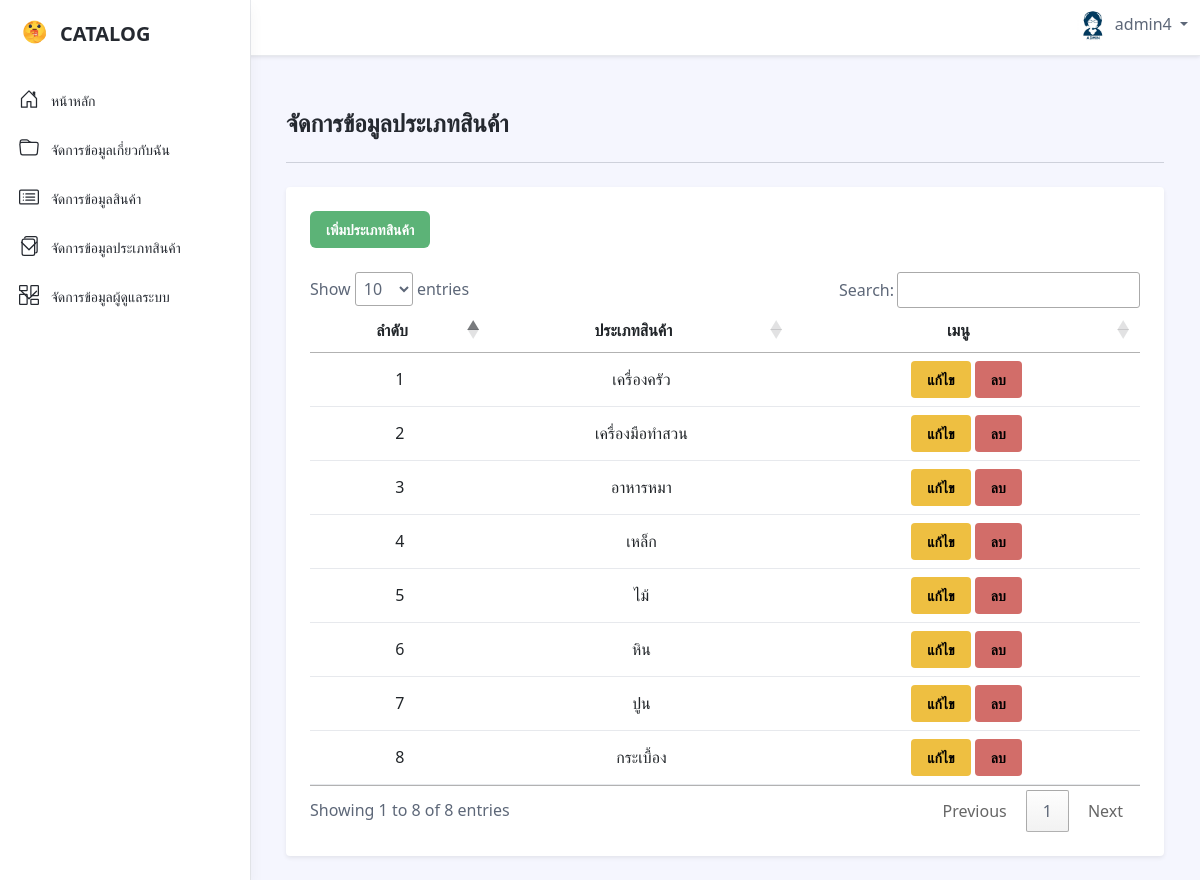
/admin/index.php?page=producttype (signed in), run on the app's committed database.
### tables this page shows
CREATE TABLE `tb_type_product` (
  `id` int(11) NOT NULL,
  `title` varchar(200) NOT NULL,
  `created_datetime` timestamp NOT NULL DEFAULT current_timestamp()
);

### admin/producttype/index.php (the view, shortened to what this page needs)
<?php
	$sql = "select * from tb_type_product";
	$query = mysqli_query($connection,$sql);
?>
<h1 class="app-page-title"><br>จัดการข้อมูลประเภทสินค้า</br></h1>
				<hr class="mb-4">
                <div class="row g-4 settings-section">
	                <div class="col-12 col-md-12">
		                <div class="app-card app-card-settings shadow-sm p-4">
						 <div class="app-card-body">
							<a href="?page=<?=$_GET['page']?>&function=add" class="btn btn-success text-white "> เพิ่มประเภทสินค้า</a><br></br>
							<table class="table" id ="Tableall">
							<thead >
								<tr>
									<th scope="col" style="text-align: center;">ลำดับ</th>
									<th scope="col" style="text-align: center;">ประเภทสินค้า</th>
									<th scope="col" style="text-align: center;">เมนู</th>
								</tr>
							</thead>
									<tbody class="text-center">
										<?php
										$i = 1;
										foreach ($query as $data): ?>
											<tr>
												<td class="align-middle"><?=$i++?></td>
												<td class="align-middle"><?=($data['title']) ?></td>
												<td class="align-middle">
												<a href="?page=<?=$_GET['page'] ?>&function=update&id=<?=$data['id'] ?>" class="btn btn-sm btn-warning">แก้ไข</a>
												<a href="?page=<?=$_GET['page'] ?>&function=delete&id=<?=$data['id'] ?>" onclick=" return confirm( 'คุณต้องการลบ <?=$data['title']?> หรือไม่'  )" class= "btn btn-sm btn-danger"> ลบ</a>
												</td>
											</tr>
										<?php endforeach; ?>
						 </div>
				 	  </div>
	                </div>
                </div>

### data on the page
tb_type_product: title "เครื่องครัว"
tb_type_product: title "เครื่องมือทำสวน"
tb_type_product: title "อาหารหมา"
tb_type_product: title "เหล็ก"
tb_type_product: title "ไม้"
tb_type_product: title "หิน"
tb_type_product: title "ปูน"
tb_type_product: title "กระเบื้อง"

### other printed values
$_SESSION['user_login'] "admin4"
